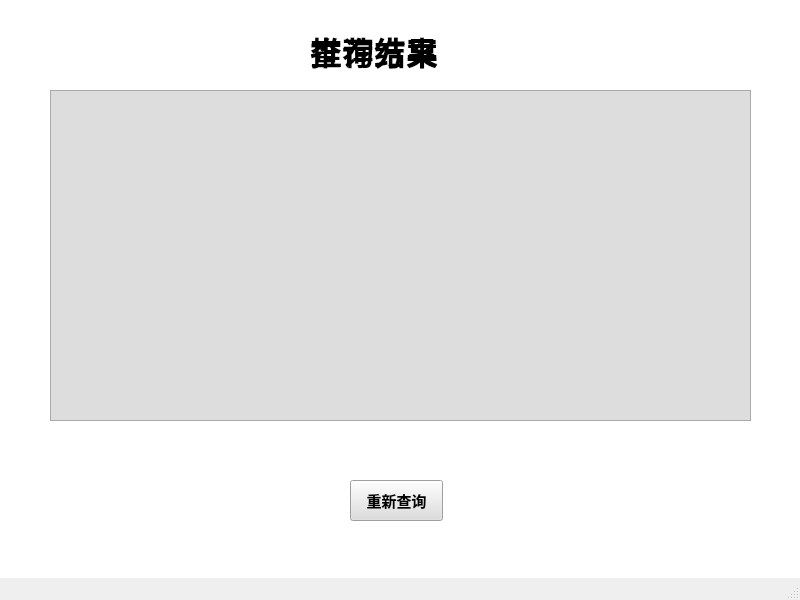
<?xml version="1.0" encoding="UTF-8"?>
<ui version="4.0">
 <class>ResultWindow</class>
 <widget class="QMainWindow" name="ResultWindow">
  <property name="geometry">
   <rect>
    <x>0</x>
    <y>0</y>
    <width>800</width>
    <height>600</height>
   </rect>
  </property>
  <property name="windowTitle">
   <string>MainWindow</string>
  </property>
  <property name="styleSheet">
   <string notr="true"/>
  </property>
  <widget class="QWidget" name="centralwidget">
   <widget class="QListView" name="listView">
    <property name="geometry">
     <rect>
      <x>-10</x>
      <y>-100</y>
      <width>831</width>
      <height>691</height>
     </rect>
    </property>
    <property name="font">
     <font>
      <family>Arial</family>
      <pointsize>24</pointsize>
      <weight>75</weight>
      <bold>true</bold>
     </font>
    </property>
    <property name="styleSheet">
     <string notr="true">background-image:url(&quot;C:/Users/11245/Documents/Web/background_image/1.jpg&quot;)</string>
    </property>
   </widget>
   <widget class="QLabel" name="label">
    <property name="geometry">
     <rect>
      <x>310</x>
      <y>20</y>
      <width>171</width>
      <height>61</height>
     </rect>
    </property>
    <property name="font">
     <font>
      <family>Arial</family>
      <pointsize>24</pointsize>
      <weight>75</weight>
      <bold>true</bold>
     </font>
    </property>
    <property name="text">
     <string>查询结果</string>
    </property>
   </widget>
   <widget class="QPushButton" name="pushButton">
    <property name="geometry">
     <rect>
      <x>350</x>
      <y>480</y>
      <width>93</width>
      <height>41</height>
     </rect>
    </property>
    <property name="font">
     <font>
      <family>Arial</family>
      <pointsize>11</pointsize>
      <weight>75</weight>
      <bold>true</bold>
     </font>
    </property>
    <property name="styleSheet">
     <string notr="true">background-color:rgb(221,221,221)</string>
    </property>
    <property name="text">
     <string>重新查询</string>
    </property>
   </widget>
   <widget class="QTableView" name="tableView">
    <property name="geometry">
     <rect>
      <x>50</x>
      <y>90</y>
      <width>701</width>
      <height>331</height>
     </rect>
    </property>
    <property name="styleSheet">
     <string notr="true">background-color:rgb(221,221,221)</string>
    </property>
   </widget>
   <widget class="QListView" name="listView_2">
    <property name="geometry">
     <rect>
      <x>50</x>
      <y>90</y>
      <width>701</width>
      <height>331</height>
     </rect>
    </property>
    <property name="styleSheet">
     <string notr="true">background-color:rgb(221,221,221)</string>
    </property>
   </widget>
   <widget class="QLabel" name="label_2">
    <property name="geometry">
     <rect>
      <x>310</x>
      <y>20</y>
      <width>171</width>
      <height>61</height>
     </rect>
    </property>
    <property name="font">
     <font>
      <family>Arial</family>
      <pointsize>24</pointsize>
      <weight>75</weight>
      <bold>true</bold>
     </font>
    </property>
    <property name="text">
     <string>推荐方案</string>
    </property>
   </widget>
  </widget>
  <widget class="QMenuBar" name="menubar">
   <property name="geometry">
    <rect>
     <x>0</x>
     <y>0</y>
     <width>800</width>
     <height>26</height>
    </rect>
   </property>
  </widget>
  <widget class="QStatusBar" name="statusbar"/>
 </widget>
 <resources/>
 <connections/>
</ui>
